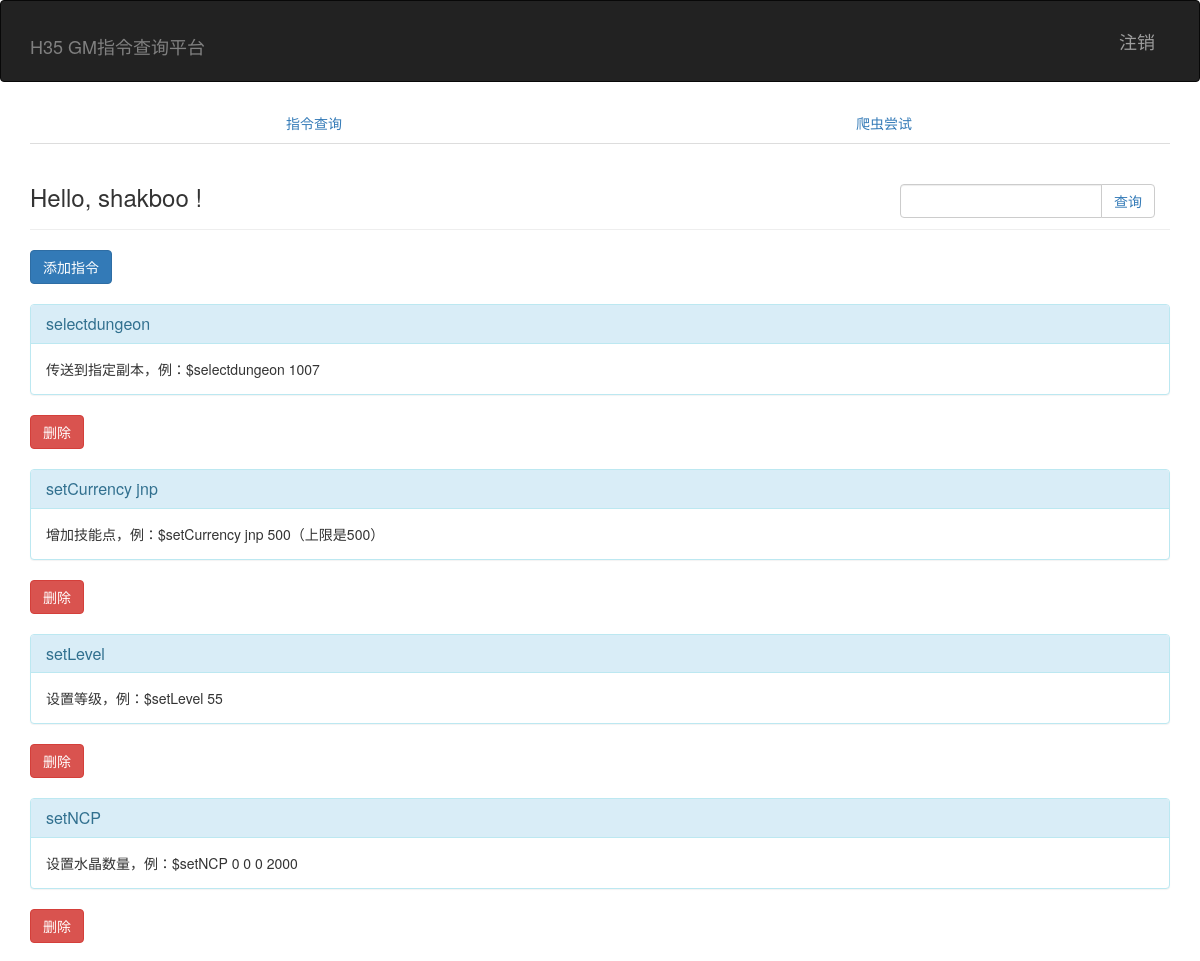
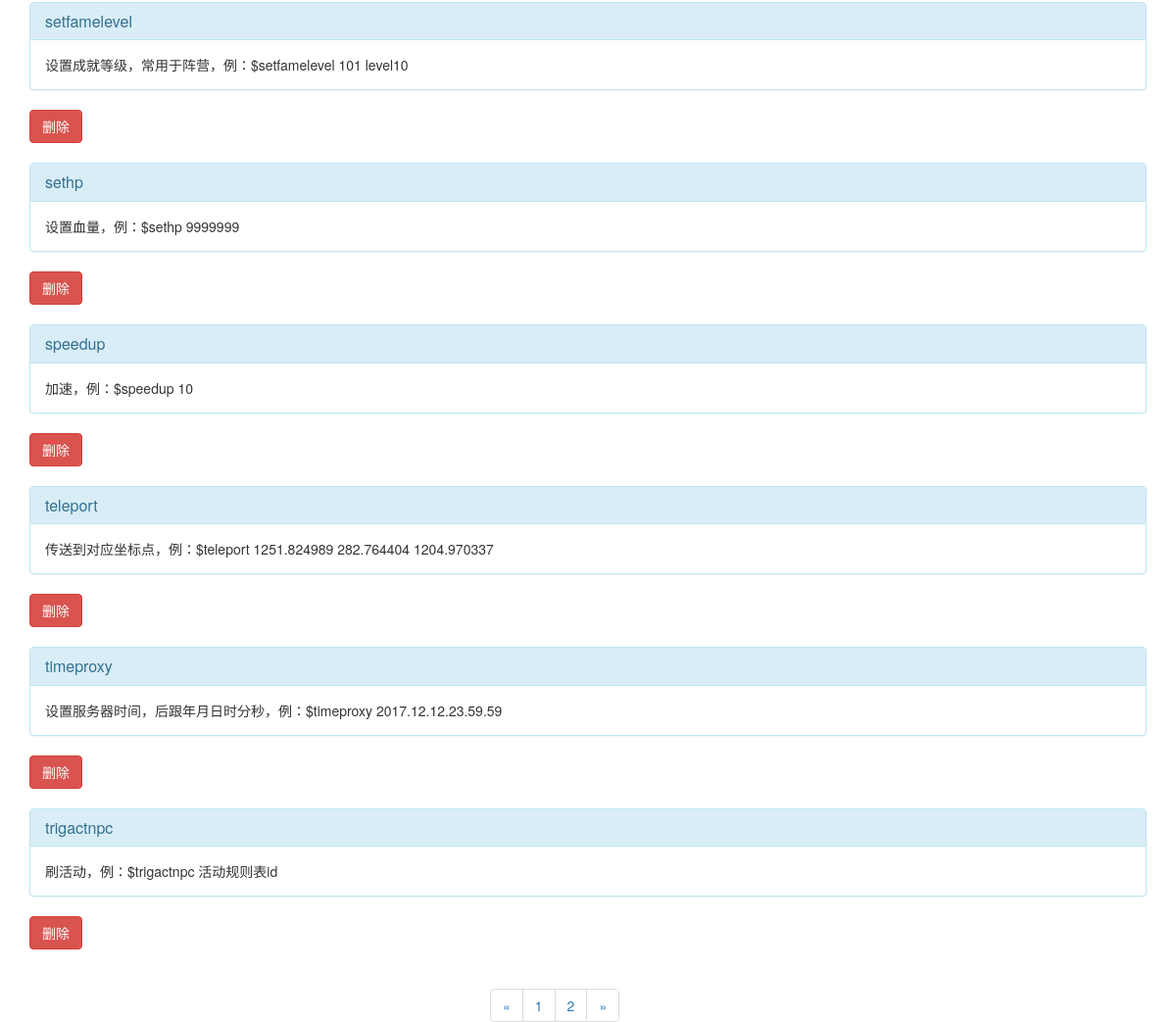
The app's page /?page=2 (signed in) with its own data (2 pictures, top to bottom).
### app/models.py (models this page shows, shortened)
class User(UserMixin, db.Model):
    __tablename__ = 'users'
    id = db.Column(db.Integer, primary_key = True)
    username = db.Column(db.String(64), unique=True, index=True)
    password_hash = db.Column(db.String(128))
    role_id = db.Column(db.Integer, db.ForeignKey('roles.id'))
    posts = db.relationship('Post', backref = 'author', lazy = 'dynamic')
    @property
    def password(self):
        raise AttributeError('password is not readable attribute')
    def is_shakboo(self):
        if self.username == "shakboo":
            return True
        return False
    def is_login(self):
        return True

class Post(db.Model):
    __tablename__ = 'posts'
    gm = db.Column(db.String(128), primary_key = True)
    info = db.Column(db.Text)
    timestamp = db.Column(db.DateTime, index=True, default = datetime.utcnow)
    author_id = db.Column(db.Integer, db.ForeignKey('users.id'))

### app/main/views.py (the view, shortened to what this page needs)
@main.route('/', methods = ['GET','POST'])
def index():
    try:
        if current_user.is_login():
            pass
    except:
            return redirect(url_for('auth.login'))
    form1 = PostForm()
    if request.method == 'POST':
        delete_gm = request.form['for_query']
        delete_gm_find = Post.query.filter_by(gm=delete_gm).first()
        db.session.delete(delete_gm_find)
        return redirect(url_for('.index'))
    page = request.args.get('page', 1, type=int)
    pagination = Post.query.order_by('gm').paginate(page,POSTS_PER_PAGE,False)
    posts = pagination.items
    return render_template('index.html', form=form1,posts = posts,pagination=pagination)

### app/main/forms.py
class PostForm(Form):
    gm = StringField('GM指令', validators=[Required(),Length(1,64)])
    info = TextAreaField('描述',validators = [Required()])
    submit1 = SubmitField('确认')

### app/models.py (called while the page is built)
@login_manager.user_loader
def load_user(user_id):
    return User.query.get(int(user_id))

### app/templates/index.html (shortened to what this page needs)
{% extends "base.html" %}
{% import "bootstrap/wtf.html" as wtf %}
{% block page_content %}
<div class="page-header">
    <div class="col-lg-3 pull-right col-sm-5 col-md-4 col-xs-6">
            <form class="input-group" method="post" action="{{ url_for('auth.query') }}">
                <input type="text" class="form-control" id="user-input" name="userInput">
                <span class="input-group-btn">
                    <button class="btn btn-default btn-query" type="submit"><a style="text-decoration:none"> 查询</a></button>
                </span>
            </form>
    </div>
    <h3>Hello,
        {% if current_user.is_authenticated %}
        {{ current_user.username }}
        {% else %}
        Stranger
        {% endif %}!
    </h3>
</div>
{% if current_user.is_shakboo() %}
<button class="btn btn-primary" data-toggle="modal" data-target="#addGM">添加指令</button>
<br>
{% endif %}
<br>
<div class="posts">
    {% for post in posts %}
    <form class="post" method="post" action="{{ url_for('main.index') }}">
        <div class="panel panel-info">
            <div class="panel-heading">
                <h3 class="panel-title gm-exist">{{ post.gm }}</h3>
            </div>
            <div class="panel-body info-exist">{{ post.info }}</div>
        </div>
        {% if current_user.is_shakboo() %}
            <button class="btn btn-danger btn-query" type="submit" name="delete"><a style="text-decoration:none"><font style="color:white"> 删除</font></a></button>
        {% endif %}
    </form>
        {% if current_user.is_shakboo() %}
            <br>
        {% endif %}
    {% endfor %}
</div>
<ul class="pagination center-block" style="width:200px">
    <li>
        <a href="{% if pagination.has_prev %}{{url_for('.index',page=pagination.page-1)}}{% else %}#{% endif %}" >«</a>
    </li>
        {% for p in pagination.iter_pages() %}
            <li>
            <a href="{{ url_for('.index',page=p)}}">{{p}}</a>
            </li>
        {% endfor %}
    <li>
        <a href="{%if pagination.has_next %}{{url_for('.index',page=pagination.page+1)}}{% else %}#{% endif %}" >»</a>
    </li>
</ul>
{% endblock %}

### records on screen
User: username "shakboo"
Post: gm "selectdungeon", info "传送到指定副本，例：$selectdungeon 1007"
Post: gm "setCurrency jnp", info "增加技能点，例：$setCurrency jnp 500（上限是500）"
Post: gm "setLevel", info "设置等级，例：$setLevel 55"
Post: gm "setNCP", info "设置水晶数量，例：$setNCP 0 0 0 2000"
Post: gm "setfamelevel", info "设置成就等级，常用于阵营，例：$setfamelevel 101 level10"
Post: gm "sethp", info "设置血量，例：$sethp 9999999"
Post: gm "speedup", info "加速，例：$speedup 10"
Post: gm "teleport", info "传送到对应坐标点，例：$teleport 1251.824989 282.764404 1204.970337"
Post: gm "timeproxy", info "设置服务器时间，后跟年月日时分秒，例：$timeproxy 2017.12.12.23.59.59"
Post: gm "trigactnpc", info "刷活动，例：$trigactnpc 活动规则表id"

### other values on screen
{{ p }} "1" "2"
